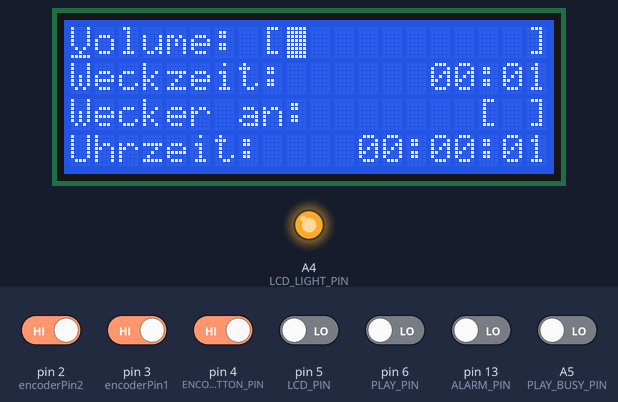
The sketch below on a simulated Arduino Uno, built with avr-gcc and run on an emulated ATmega328P. On the bench: 20×4 character LCD, output pins drawn as LEDs (lit = HIGH). Dashed ring = blinking. The inputs (shaded band) are chosen by the test bench; at power-on: pin 2 (encoderPin2), pin 3 (encoderPin1), pin 4 (ENCODER_BUTTON_PIN) HIGH, A5 (PLAY_BUSY_PIN), pin 5 (LCD_PIN), pin 6 (PLAY_PIN), pin 13 (ALARM_PIN) LOW. Random numbers use the default seed unless the sketch sets one; the audio player accepts every command and is not drawn; what the sketch prints to the serial monitor is not drawn.

Above: at 1.2 s.
1.3 s: pin 3 (encoderPin1) driven LOW
At 2.7 s:
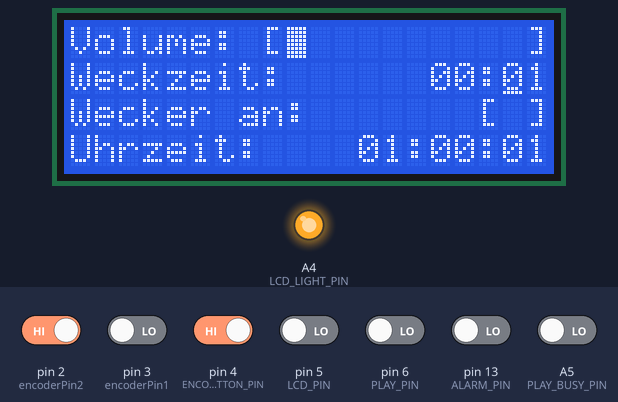
2.8 s: pin 4 (ENCODER_BUTTON_PIN) driven LOW
At 5.7 s:
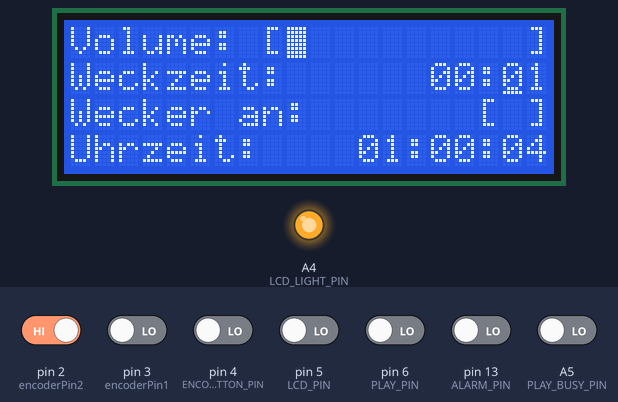
5.8 s: pin 13 (ALARM_PIN) driven HIGH
At 6.68 s:
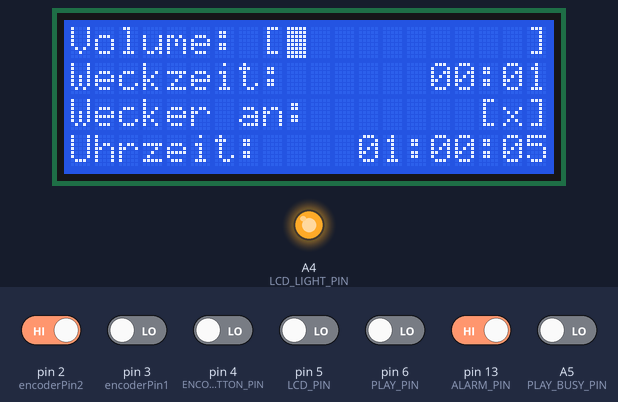
8.7 s: pin 5 (LCD_PIN) driven HIGH
At 8.94 s:
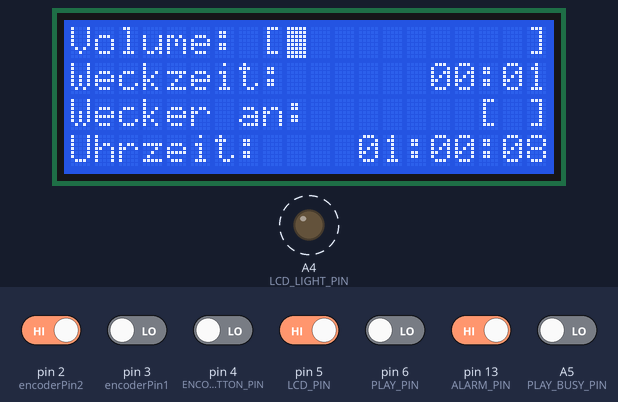
11.7 s: pin 6 (PLAY_PIN) driven HIGH
At 12.42 s:
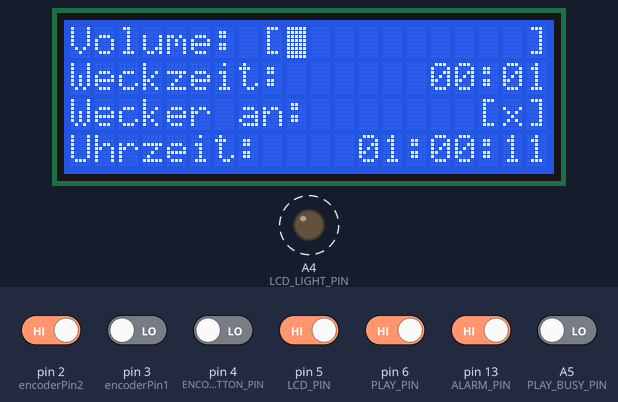
14.7 s: pin 4 (ENCODER_BUTTON_PIN) driven HIGH
At 17.1 s:
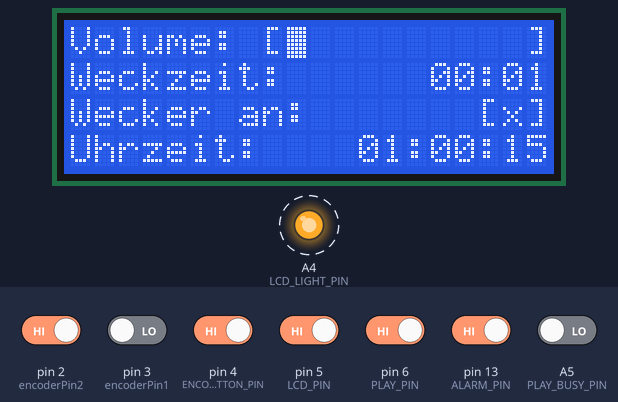
Timing chart, 0 to 18.3 s (numbered marks = the images above; inputs shaded):
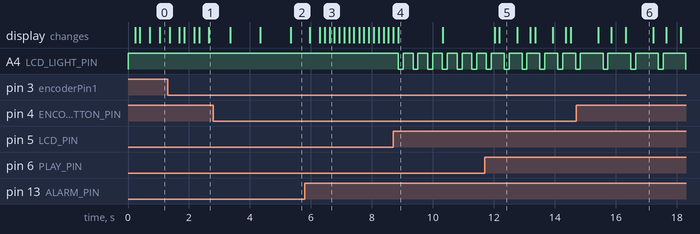

The sketch:

mephisto_V.ino
```cpp
#include <LiquidCrystal.h>  // binde LCd-Bibliothek ein
#include <Time.h> // binde Bibliothek Time ein
#include "Timer.h"
#include <SoftwareSerial.h>
#include <DFPlayer_Mini_Mp3.h>

// initialize the library with the numbers of the interface pins
LiquidCrystal lcd(7, 8, 9, 10, 11, 12);
#define LCD_LIGHT_PIN A4

const int TRACK_COUNT = 100;

const int PUSH_BUTTON_DEBOUNCE = 160;
const int ALARM_INCREASE_INTERVAL = 3000;

// timer for display update
Timer displayTimer;
Timer volumeTimer;

//rotary encoder stuff
const int encoderPin1 = 3;
const int encoderPin2 = 2;
const int ENCODER_BUTTON_PIN = 4; //push button switch
volatile int lastEncoded = 0;
volatile long encoderValue = 0;
long lastencoderValue = 0;
int lastMSB = 0;
int lastLSB = 0;

//push button switching the alarm
const int ALARM_PIN = 13;


//global settings state, the value is incremented with each rotary push
int SETTINGS_MODE = 0;

//setup variables
const int MAX_ALARM_VOLUME = 14;
int alarmEnabled = 0;
int alarmHour = 0;
int alarmMinutes = 1;

int timeHour = 0;
int timeMinutes = 0;
int timeSeconds = 0;

int SETTINGS_DEFAULTS[] = {alarmHour, alarmMinutes, 0, timeHour, timeMinutes};

//mp3 player state
int alarmRunning = 0;
int volume = 5;

//lcd display switch
const int LCD_PIN = 5;
int lcdState = 1;

//play button
const int PLAY_PIN = 6;
#define PLAY_BUSY_PIN A5
int playing = 0;
int playIndex = -1;

void setup()
{
  Serial.begin(9600);
  mp3_set_serial (Serial);    //set Serial for DFPlayer-mini mp3 module

  //random seed
  randomSeed(analogRead(0));

  setTime(timeHour,timeMinutes,0,0,0,0);

  //rotary encoder
  pinMode(encoderPin2, INPUT);
  pinMode(encoderPin1, INPUT);
  pinMode(ENCODER_BUTTON_PIN, INPUT);//the push button of the rotary encoder

  //alarm on/off push button
  pinMode(ALARM_PIN, INPUT);

  //lcd toggle button
  pinMode(LCD_PIN, INPUT);

  //play button
  pinMode(PLAY_PIN, INPUT);

  digitalWrite(encoderPin1, HIGH); //turn pullup resistor on
  digitalWrite(encoderPin2, HIGH); //turn pullup resistor on
  digitalWrite(ENCODER_BUTTON_PIN, HIGH); //turn pullup resistor on

  //call updateEncoder() when any high/low changed seen
  //on interrupt 0 (pin 2), or interrupt 1 (pin 3)
  attachInterrupt(0, updateEncoder, CHANGE);
  attachInterrupt(1, updateEncoder, CHANGE);

  // Set the LCD display backlight pin as an output.
  pinMode(LCD_LIGHT_PIN, OUTPUT);
  // Turn on the LCD backlight.
  digitalWrite(LCD_LIGHT_PIN, HIGH);

  //timer init
  displayTimer.every(1000, refreshUI);

  //lcd
  lcd.begin(20, 4); // Display hat 16 Zeichen x 2 Zeilen,

  //set initial alarm state
  lcd.setCursor(0, 1);
  lcd.print("Weckzeit:      ");
  printNumber(alarmHour);
  lcd.print(":");
  printNumber(alarmMinutes);

  lcd.setCursor(0, 2);
  lcd.print("Wecker an:       [ ]");

  encoderValue = volume;

  setVolume(volume);
}

void loop()
{
  //check if alarm should be triggered
  checkAlarm();

  //check if the volume level should be changed
  checkVolume();

  //check if the settings button is pressed
  checkSettingsSwitch();

  //check if the alarm button is pressed
  checkAlarmButton();

  //check if the LCD  button is pressed
  checkLcdButton();

  //check if the play button is pressed
  checkPlayButton();

  //check if the playback is running
  checkPlayState();

  //check if settings are applied
  if(SETTINGS_MODE > 0) {
    checkSettingsMode();
  }

  //disable the timer if the time is set
  if(SETTINGS_MODE < 4) {
    displayTimer.update();
  }
}

/**
 * Checks if the rotary value should
 * be applied as current volume value.
 */
void checkVolume() {
  if(SETTINGS_MODE <= 0) {
    //reset rotary encoder value
    if(encoderValue < 0 || encoderValue > 30) {
      encoderValue = volume; //apply initial volume
    }

    //apply only changed volume
    if(encoderValue != volume) {
      Serial.println("Stopping volume timer");
      Serial.println(encoderValue);
      Serial.println(volume);
      volumeTimer.stop(0);
      setVolume(encoderValue);
    }
  }
}

/**
 * Checks if the alarm is enabled and the alarm time
 * matches the current time
 */
void checkAlarm() {
  if(alarmEnabled == 1 && alarmRunning == 0 && playing == 0) {
    if(alarmHour == timeHour && alarmMinutes == timeMinutes && timeSeconds == 0) {
      enableDisplay(1);
      alarmRunning = 1;
      playing = 1;
      volume = 1;
      encoderValue = 1;
      setVolume(volume);
      delay(1000);
      playNext();
      volumeTimer.every(ALARM_INCREASE_INTERVAL, increaseVolume);
    }
  }

  if(alarmRunning) {
    volumeTimer.update();
  }
}

/**
 * Increases the volume by the timer fired every n seconds.
 */
void increaseVolume() {
  //stop at the volume level 15
  if(volume == MAX_ALARM_VOLUME) {
    Serial.println("Stopping timer");
    volumeTimer.stop(0);
  }
  else {
    volume++;
    encoderValue = volume;
    setVolume(volume);
  }
}

/**
 * Reads the rotary encoder button to
 * switch between the editing modes.
 */
void checkSettingsSwitch() {
  if(digitalRead(ENCODER_BUTTON_PIN)){
    delay(PUSH_BUTTON_DEBOUNCE);
    if(digitalRead(ENCODER_BUTTON_PIN)) {
      if(lcdState == 0) {
      enableDisplay(1);
      delay(PUSH_BUTTON_DEBOUNCE); //debounce rotary push button
      return;
    }
    if(playing) {
      stopPlaying();
      delay(PUSH_BUTTON_DEBOUNCE); //debounce rotary push button
      return;
    }

    lcd.cursor();
    encoderValue = SETTINGS_DEFAULTS[SETTINGS_MODE];
    SETTINGS_MODE++;
    //switch back to regular mode
    if(SETTINGS_MODE > 5) {
      resetSettingsMode();
    }
    delay(PUSH_BUTTON_DEBOUNCE); //debounce rotary push button
    }
  }
}

int resetSettingsMode() {
  if(SETTINGS_MODE > 0) {
    SETTINGS_MODE = 0;
    encoderValue = volume;
    lcd.noCursor();
    return 1;
  }
  return 0;
}

/**
 * Called when the clock is in settings mode.
 * Each SETTINGS_MODE represents a value on the display that
 * should be updated.
 */
void checkSettingsMode() {
  if(SETTINGS_MODE == 1) {
    updateValue(15, 1, 0, 23, alarmHour, 0);
  }
  else if(SETTINGS_MODE == 2) {
    updateValue(18, 1, 0, 59, alarmMinutes, 0);
  }
  else if(SETTINGS_MODE == 3) {
    updateAlarm(encoderValue % 2);
  }
  else if(SETTINGS_MODE == 4) {
    timeHour = hour();
    updateValue(12, 3, 0, 23, timeHour, 1);
  }
  else if(SETTINGS_MODE == 5) {
    timeMinutes = minute();
    updateValue(15, 3, 0, 59, timeMinutes, 1);
  }
}


/**
 * Generic time and alarm update method
 */
void updateValue(int col, int row, int minValue, int maxValue, int &value, int updateTime) {
  lcd.setCursor(col, row);
  if(encoderValue < minValue) {
    encoderValue = minValue;
  }
  if(encoderValue > maxValue) {
    encoderValue = maxValue;
  }

  if(value != encoderValue) {
    value = encoderValue;
    printNumber(encoderValue);
    SETTINGS_DEFAULTS[SETTINGS_MODE-1] = encoderValue;
  }

  if(updateTime == 1) {
    setTime(timeHour,timeMinutes,second(),0, 0, 0);
  }
}

void checkPlayState() {
  if(playing) {
    delay(100);
    if(digitalRead(PLAY_BUSY_PIN)) {
      Serial.println("Playing next...");
      playNext();
      //give him some time to update the busy state
      delay(200);
    }
  }
}

/**
 * Stops the playback.
 */
void stopPlaying() {
  alarmRunning = 0;
  playing = 0;
  playIndex = -1;
  mp3_stop();
  volumeTimer.stop(0);
}

/**
 * Shuffle play
 */
void playNext() {
  playing = 1;
  if(playIndex == -1) {
    // print a random number from 10 to 19
    playIndex = random(1, TRACK_COUNT+1);
  }
  else {
    playIndex++;
  }

  if(playIndex > TRACK_COUNT) {
    playIndex = 1;
  }
  mp3_play (playIndex);
}

/**
 * Handler for the LCD toggle button
 */
void checkLcdButton() {
  if (digitalRead(LCD_PIN)) {
    delay(PUSH_BUTTON_DEBOUNCE);
    if (digitalRead(LCD_PIN)) {
      if(resetSettingsMode() == 1) {
        delay(PUSH_BUTTON_DEBOUNCE);
        return;
      }
      if(playing) {
        stopPlaying();
        return;
      }

      toggleDisplay();
    }
  }
}

void enableDisplay(int enable) {
  lcdState = enable;
  if(lcdState == 1) {
    digitalWrite(LCD_LIGHT_PIN, HIGH);
  }
  else {
    digitalWrite(LCD_LIGHT_PIN, LOW);
  }
}

void toggleDisplay() {
  lcdState = lcdState == 0 ? 1 : 0;
  enableDisplay(lcdState);
}

/**
 * Handler for the Alarm button
 */
void checkAlarmButton() {
  if (digitalRead(ALARM_PIN)) {
    delay(PUSH_BUTTON_DEBOUNCE);
    if (digitalRead(ALARM_PIN)) {
      if(lcdState == 0) {
        enableDisplay(1);
        delay(PUSH_BUTTON_DEBOUNCE);
        return;
      }

      if(resetSettingsMode() == 1) {
        delay(PUSH_BUTTON_DEBOUNCE);
        return;
      }
      if(playing) {
        stopPlaying();
      }

      alarmEnabled = alarmEnabled == 0 ? 1 : 0;
      updateAlarm(alarmEnabled);
    }
  }
}

/**
 * Handler for the Alarm button
 */
void checkPlayButton() {
  if (digitalRead(PLAY_PIN)) {
    delay(PUSH_BUTTON_DEBOUNCE);
    if (digitalRead(PLAY_PIN)) {
      if(resetSettingsMode() == 1) {
        delay(PUSH_BUTTON_DEBOUNCE);
        return;
      }

      enableDisplay(1);
      playNext();
    }
  }
}

/**
 * Updates the UI of the alarm, boolean setting
 */
void updateAlarm(int enable) {
  lcd.setCursor(18, 2);
  if(enable != 0) {
    alarmEnabled = 1;
    lcd.print("x");
  }
  else {
    alarmEnabled = 0;
    lcd.print(" ");
  }
  lcd.setCursor(18, 2);
}


/**
 * The method is called by the time timer to update the UI
 */
void refreshUI() // definieren Subroutine
{
   lcd.setCursor(0, 3);
   lcd.print("Uhrzeit:    ");
   timeHour = hour();
   printNumber(hour());
   lcd.print(":");
   timeMinutes = minute();
   printNumber(minute());
   lcd.print(":");
   timeSeconds = second();
   printNumber(timeSeconds);
}

/**
 * Only updates the volume section
 */
void refreshVolume() {
  lcd.setCursor(0, 0);
  lcd.print("Volume: [");
  int blocks = volume/3;
  for(int i=1; i<=10; i++) {
    if(i <= blocks) {
      lcd.print(char(255));
    }
    else {
      lcd.print(" ");
    }
  }
  lcd.print("]");
}

/**
 * Number formatting to 2 digits
 */
void printNumber(int number)
{
  if(number < 10)
   {
     lcd.print("0");
   }
   lcd.print(number);
}

/**
 * Applies the volume to the mp3 player and updates the display.
 */
void setVolume(int vol) {
  enableDisplay(1);
  Serial.print("Volume: ");
  Serial.println(volume);
  volume = vol;
  mp3_set_volume(vol);
  refreshVolume();
}

/**
 * The rotary encoder implementation
 */
void updateEncoder(){
  int MSB = digitalRead(encoderPin1); //MSB = most significant bit
  int LSB = digitalRead(encoderPin2); //LSB = least significant bit

  int encoded = (MSB << 1) |LSB; //converting the 2 pin value to single number
  int sum  = (lastEncoded << 2) | encoded; //adding it to the previous encoded value

  //if(sum == 13 || sum == 4 || sum == 2 || sum == 11) encoderValue ++;
  if(sum == 2) encoderValue --;//skip updates
  //if(sum == 14 || sum == 7 || sum == 1 || sum == 8 ) encoderValue --;
  if(sum == 1) encoderValue ++;//skip updates

  lastEncoded = encoded; //store this value for next time

  resetAlarmState();
}

void resetAlarmState() {
  volumeTimer.stop(0);
  alarmRunning = 0;
}
```

Measured:
- after the input at 8.7 s, A4 (LCD_LIGHT_PIN): alternates HIGH for 0.32 s and LOW for 0.16 s, starting after 0.16 s
